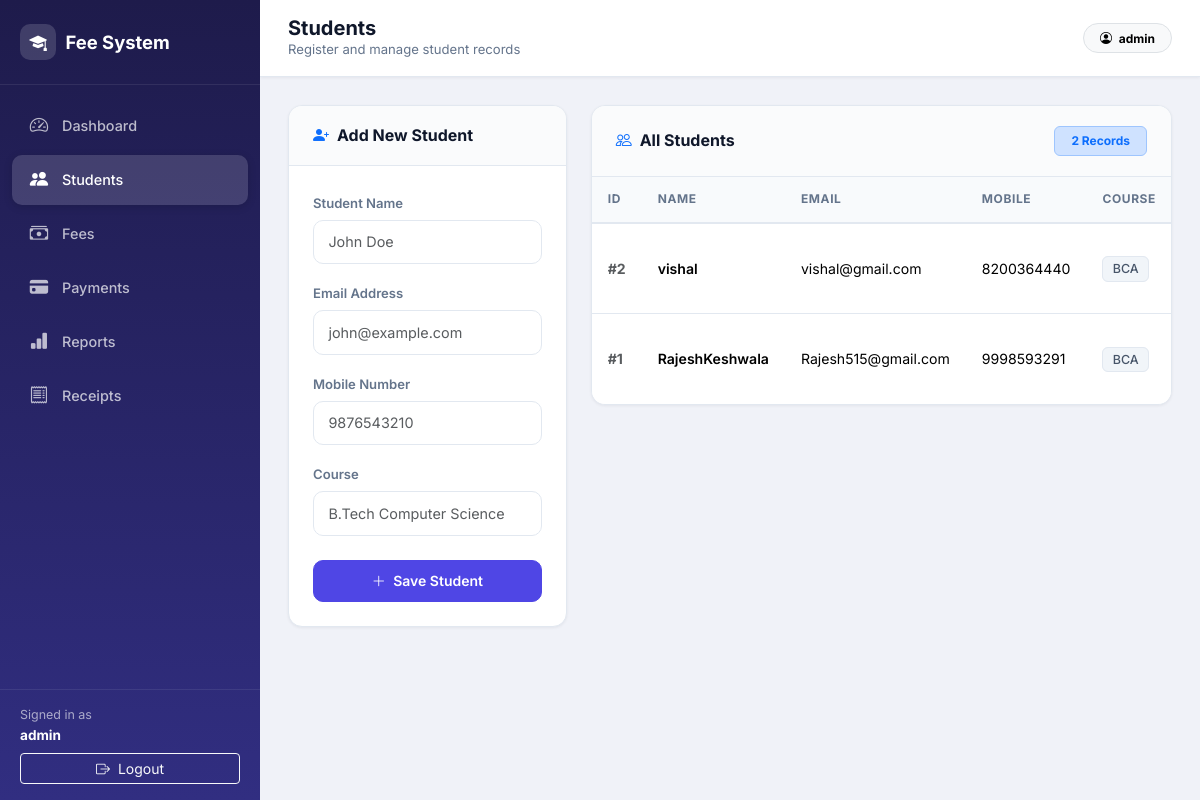
The app's page /admin/students.php (signed in) with its own data.
### tables this page shows
CREATE TABLE `students` (
  `id` int(11) NOT NULL,
  `name` varchar(100) DEFAULT NULL,
  `email` varchar(100) DEFAULT NULL,
  `mobile` varchar(20) DEFAULT NULL,
  `course` varchar(100) DEFAULT NULL,
  `created_at` timestamp NOT NULL DEFAULT current_timestamp()
);

### admin/students.php (the view, shortened to what this page needs)
<?php
include("../config/db.php");
$editData = null;
$students = mysqli_query($conn, "SELECT * FROM students ORDER BY id DESC");
include("includes/header.php");
?>
<div class="row g-4">
    <div class="col-lg-4">
        <div class="content-card">
            <div class="card-header-custom">
                <h3>
                    <i class="bi bi-<?= $editData ? 'pencil-square' : 'person-plus-fill' ?> text-primary"></i>
                    <?= $editData ? 'Edit Student' : 'Add New Student' ?>
                </h3>
            </div>
            <div class="card-body-custom">
                <form method="POST">
                    <div class="mb-3">
                        <label class="form-label-custom">Student Name</label>
                        <input type="text" name="name" class="form-control form-control-custom" placeholder="John Doe" required
                            value="<?= htmlspecialchars($editData['name'] ?? '') ?>">
                    </div>
                    <div class="mb-3">
                        <label class="form-label-custom">Email Address</label>
                        <input type="email" name="email" class="form-control form-control-custom" placeholder="john@example.com" required
                            value="<?= htmlspecialchars($editData['email'] ?? '') ?>">
                    </div>
                    <div class="mb-3">
                        <label class="form-label-custom">Mobile Number</label>
                        <input type="text" name="mobile" class="form-control form-control-custom" placeholder="9876543210" required
                            value="<?= htmlspecialchars($editData['mobile'] ?? '') ?>">
                    </div>
                    <div class="mb-4">
                        <label class="form-label-custom">Course</label>
                        <input type="text" name="course" class="form-control form-control-custom" placeholder="B.Tech Computer Science" required
                            value="<?= htmlspecialchars($editData['course'] ?? '') ?>">
                    </div>
                    <div class="d-grid gap-2">
                        <button type="submit" name="<?= $editData ? 'update' : 'add' ?>"
                            class="btn btn-action btn-<?= $editData ? 'success' : 'indigo' ?>">
                            <i class="bi bi-<?= $editData ? 'check-lg' : 'plus-lg' ?> me-1"></i>
                            <?= $editData ? 'Update Student' : 'Save Student' ?>
                        </button>
                    </div>
                </form>
            </div>
        </div>
    </div>
    <div class="col-lg-8">
        <div class="content-card">
            <div class="card-header-custom">
                <h3><i class="bi bi-people text-primary"></i> All Students</h3>
                <span class="badge bg-primary-subtle text-primary border border-primary-subtle px-3 py-2">
                    <?= mysqli_num_rows($students) ?> Records
                </span>
            </div>
            <div class="card-body-custom p-0">
                <div class="table-responsive">
                    <table class="table table-custom">
                        <thead>
                            <tr>
                                <th>ID</th>
                                <th>Name</th>
                                <th>Email</th>
                                <th>Mobile</th>
                                <th>Course</th>
                            </tr>
                        </thead>
                        <tbody>
                            <?php if (mysqli_num_rows($students) > 0): ?>
                                <?php while ($row = mysqli_fetch_assoc($students)): ?>
                                    <tr>
                                        <td class="text-muted fw-bold">#<?= htmlspecialchars($row['id']) ?></td>
                                        <td class="fw-semibold"><?= htmlspecialchars($row['name']) ?></td>
                                        <td><?= htmlspecialchars($row['email']) ?></td>
                                        <td><?= htmlspecialchars($row['mobile']) ?></td>
                                        <td><span class="badge-course"><?= htmlspecialchars($row['course']) ?></span></td>
                                    </tr>
                                <?php endwhile; ?>
                            <?php endif; ?>
                        </tbody>
                    </table>
                </div>
            </div>
        </div>
    </div>
</div>
<?php include("includes/footer.php"); ?>

### assets/css/style.css (style rules this page uses)
:root { --primary: #4f46e5; --primary-dark: #4338ca; --primary-light: #818cf8; --sidebar-bg: linear-gradient(180deg, #1e1b4b 0%, #312e81 100%); --sidebar-width: 260px; --body-bg: #f0f2f8; --card-bg: #ffffff; --text-dark: #0f172a; --text-muted: #64748b; --border: #e2e8f0; --success: #10b981; --danger: #ef4444; --warning: #f59e0b; --shadow-sm: 0 1px 3px rgba(15, 23, 42, 0.06); --shadow-md: 0 4px 20px rgba(15, 23, 42, 0.08); --shadow-lg: 0 10px 40px rgba(15, 23, 42, 0.12); --radius: 14px; --radius-sm: 10px; }
* { box-sizing: border-box; }
body { font-family: 'Inter', system-ui, -apple-system, sans-serif; background: var(--body-bg); color: var(--text-dark); min-height: 100vh; }
.content-card { background: var(--card-bg); border-radius: var(--radius); border: 1px solid var(--border); box-shadow: var(--shadow-sm); overflow: hidden; }
.content-card .card-header-custom { padding: 1.25rem 1.5rem; border-bottom: 1px solid var(--border); display: flex; align-items: center; justify-content: space-between; background: #fafbfc; }
.content-card .card-header-custom h3 { font-size: 1rem; font-weight: 700; margin: 0; display: flex; align-items: center; gap: 0.5rem; }
.content-card .card-body-custom { padding: 1.5rem; }
.form-label-custom { font-size: 0.82rem; font-weight: 600; color: var(--text-muted); margin-bottom: 0.4rem; }
.form-control-custom, .form-select-custom { border-radius: var(--radius-sm); border: 1.5px solid var(--border); padding: 0.65rem 0.9rem; font-size: 0.9rem; transition: border-color 0.2s, box-shadow 0.2s; }
.btn-action { border-radius: var(--radius-sm); font-weight: 600; font-size: 0.875rem; padding: 0.6rem 1.25rem; transition: all 0.2s; }
.btn-indigo { background: var(--primary); border-color: var(--primary); color: #fff; }
.table-custom { margin-bottom: 0; }
.table-custom thead th { background: #f8fafc; color: var(--text-muted); font-size: 0.75rem; font-weight: 700; text-transform: uppercase; letter-spacing: 0.05em; border-bottom: 2px solid var(--border); padding: 0.85rem 1rem; white-space: nowrap; }
.table-custom tbody td { padding: 0.9rem 1rem; vertical-align: middle; border-bottom: 1px solid var(--border); font-size: 0.88rem; }
.table-custom tbody tr:last-child td { border-bottom: none; }
.badge-course { background: #f1f5f9; color: #475569; border: 1px solid var(--border); font-weight: 500; font-size: 0.78rem; padding: 0.35em 0.75em; border-radius: 6px; }

### records on screen
students: id "2", name "vishal", email "vishal@gmail.com", mobile "8200364440", course "BCA"
students: id "1", name "RajeshKeshwala", email "Rajesh515@gmail.com", mobile "9998593291", course "BCA"

### other values on screen
$_SESSION['admin_name'] "admin"
$pageTitle "Students"
$pageSubtitle "Register and manage student records"
mysqli_num_rows($students) "2"
